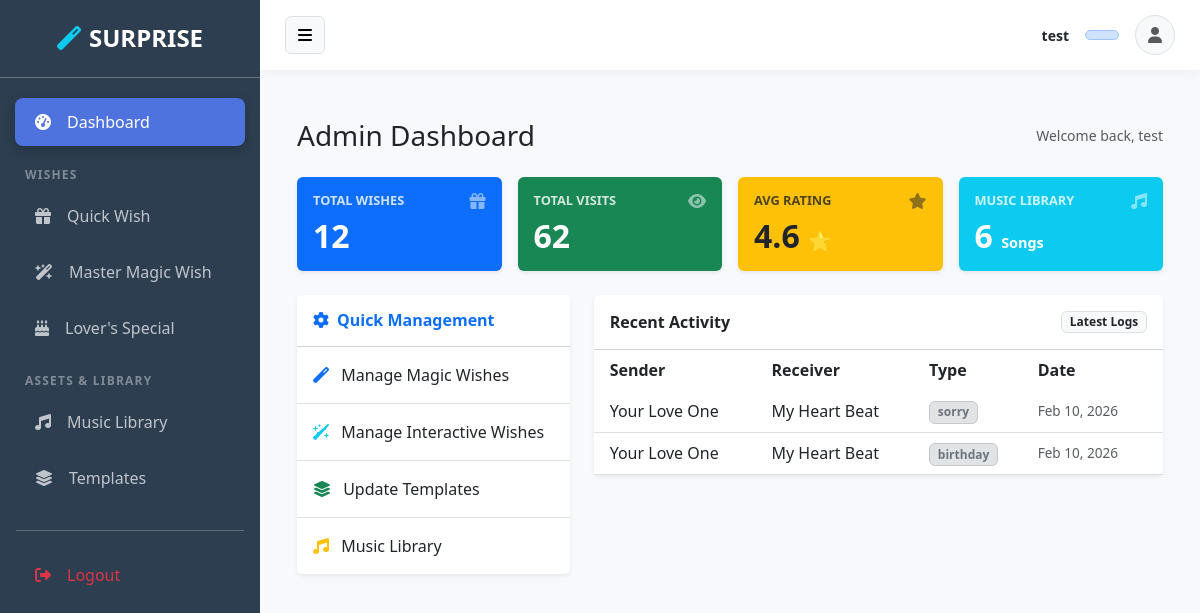
Page /dashboard/ (signed in) on the committed database.
### accounts/models.py (models this page shows, shortened)
class CustomUser(AbstractUser):
    profile_picture = models.ImageField(upload_to='profile_pics/', null=True, blank=True)

### magic_wish/models.py (models this page shows, shortened)
class Wish(models.Model):
    id = models.UUIDField(primary_key=True, default=uuid.uuid4, editable=False)
    slug = models.SlugField(max_length=255, unique=True, blank=True, null=True, db_index=True)
    wish_type = models.CharField(max_length=50, default='birthday')
    template_name = models.CharField(max_length=50, default='heart_shape')
    sender_name = models.CharField(max_length=100)
    receiver_name = models.CharField(max_length=100)
    message = models.TextField()
    meta_title = models.CharField(max_length=255, blank=True, null=True)
    meta_description = models.TextField(max_length=200, blank=True, null=True)
    selected_music = models.ForeignKey(MusicLibrary, on_delete=models.SET_NULL, null=True, blank=True)
    custom_music = models.FileField(upload_to='custom_music/', null=True, blank=True)
    created_at = models.DateTimeField(auto_now_add=True)
    class Meta:
        ordering = ['-created_at']

### accounts/views.py (the view)
# urls.py: path('dashboard/', views.admin_dashboard, name='admin_dashboard'),
@staff_member_required
def admin_dashboard(request):
    total_standard_wishes = Wish.objects.count()
    total_birthday_wishes = BirthdayWish.objects.count()
    total_interactive_wishes = InteractiveWish.objects.count()
    visitor_stats, _ = VisitorCount.objects.get_or_create(id=1)
    avg_rating = Rating.objects.aggregate(Avg('score'))['score__avg'] or 0
    total_templates = CelebrationTemplate.objects.count()
    total_songs = MusicLibrary.objects.count()
    recent_wishes = Wish.objects.all().order_by('-created_at')[:5]
    context = {
        'total_wishes': total_standard_wishes + total_birthday_wishes + total_interactive_wishes,
        'standard_count': total_standard_wishes,
        'interactive_count': total_interactive_wishes,
        'visitors': visitor_stats.total_visits,
        'rating': round(avg_rating, 1),
        'template_count': total_templates,
        'music_count': total_songs,
        'recent_wishes': recent_wishes,
    }
    return render(request, 'backend/admin_custom/dashboard.html', context)

### wish_generator/context_processors.py (called while the page is built)
def common_types(request):
    return {
        'types': [
            'Birthday', 'Anniversary', 'Love', 'Sorry',
            'Friendship', 'Good Luck', 'Graduation', 'Thank You',
            'New Year', 'Miss You', 'Proposal', 'Festival'
        ]
    }

### templates/backend/admin_custom/dashboard.html (shortened to what this page needs)
{% extends "backend/base.html" %}
{% block content %}
<div class="container-fluid py-4">
    <div class="d-flex align-items-center justify-content-between mb-4">
        <h2 class="h3 mb-0 text-gray-800">Admin Dashboard</h2>
        <span class="text-muted small d-none d-md-inline">Welcome back, {{ request.user.username }}</span>
    </div>
    <div class="row g-3 mb-4">
        <div class="col-12 col-sm-6 col-xl-3">
            <div class="card bg-primary text-white shadow-sm border-0 h-100">
                <div class="card-body d-flex flex-column justify-content-center">
                    <div class="d-flex align-items-center justify-content-between mb-2">
                        <h6 class="text-uppercase fw-bold mb-0" style="font-size: 0.8rem; opacity: 0.8;">Total Wishes</h6>
                        <i class="fas fa-gift opacity-50"></i>
                    </div>
                    <h2 class="fw-bold mb-0">{{ total_wishes }}</h2>
                </div>
            </div>
        </div>
        <div class="col-12 col-sm-6 col-xl-3">
            <div class="card bg-success text-white shadow-sm border-0 h-100">
                <div class="card-body d-flex flex-column justify-content-center">
                    <div class="d-flex align-items-center justify-content-between mb-2">
                        <h6 class="text-uppercase fw-bold mb-0" style="font-size: 0.8rem; opacity: 0.8;">Total Visits</h6>
                        <i class="fas fa-eye opacity-50"></i>
                    </div>
                    <h2 class="fw-bold mb-0">{{ visitors }}</h2>
                </div>
            </div>
        </div>
        <div class="col-12 col-sm-6 col-xl-3">
            <div class="card bg-warning text-dark shadow-sm border-0 h-100">
                <div class="card-body d-flex flex-column justify-content-center">
                    <div class="d-flex align-items-center justify-content-between mb-2">
                        <h6 class="text-uppercase fw-bold mb-0" style="font-size: 0.8rem; opacity: 0.8;">Avg Rating</h6>
                        <i class="fas fa-star opacity-50"></i>
                    </div>
                    <h2 class="fw-bold mb-0">{{ rating }} <span style="font-size: 1.2rem;">⭐</span></h2>
                </div>
            </div>
        </div>
        <div class="col-12 col-sm-6 col-xl-3">
            <div class="card bg-info text-white shadow-sm border-0 h-100">
                <div class="card-body d-flex flex-column justify-content-center">
                    <div class="d-flex align-items-center justify-content-between mb-2">
                        <h6 class="text-uppercase fw-bold mb-0" style="font-size: 0.8rem; opacity: 0.8;">Music Library</h6>
                        <i class="fas fa-music opacity-50"></i>
                    </div>
                    <h2 class="fw-bold mb-0">{{ music_count }} <small style="font-size: 0.9rem;">Songs</small></h2>
                </div>
            </div>
        </div>
    </div>
    <div class="row g-4">
        <div class="col-12 col-lg-4">
            <div class="card shadow-sm border-0 mb-4">
                <div class="card-header bg-white py-3">
                    <h6 class="m-0 fw-bold text-primary"><i class="fas fa-cog me-2"></i>Quick Management</h6>
                </div>
                <div class="list-group list-group-flush">
                    <a href="{% url 'admin_wish_list' %}" class="list-group-item list-group-item-action py-3">
                        <i class="fas fa-magic me-2 text-primary"></i> Manage Magic Wishes
                    </a>
                    <a href="{% url 'admin_interactive_list' %}" class="list-group-item list-group-item-action py-3">
                        <i class="fas fa-wand-sparkles me-2 text-info"></i> Manage Interactive Wishes
                    </a>
                    <a href="{% url 'admin_template_list' %}" class="list-group-item list-group-item-action py-3">
                        <i class="fas fa-layer-group me-2 text-success"></i> Update Templates
                    </a>
                    <a href="{% url 'admin_music_list' %}" class="list-group-item list-group-item-action py-3">
                        <i class="fas fa-music me-2 text-warning"></i> Music Library
                    </a>
                </div>
            </div>
        </div>
        <div class="col-12 col-lg-8">
            <div class="card shadow-sm border-0">
                <div class="card-header bg-white py-3 d-flex align-items-center justify-content-between">
                    <h6 class="m-0 fw-bold text-dark">Recent Activity</h6>
                    <span class="badge bg-light text-dark border">Latest Logs</span>
                </div>
                <div class="card-body p-0">
                    <div class="table-responsive">
                        <table class="table table-hover align-middle mb-0">
                            <thead class="bg-light text-secondary">
                                <tr>
                                    <th class="border-0 ps-3">Sender</th>
                                    <th class="border-0">Receiver</th>
                                    <th class="border-0">Type</th>
                                    <th class="border-0 pe-3">Date</th>
                                </tr>
                            </thead>
                            <tbody>
                                {% for wish in recent_wishes %}
                                <tr>
                                    <td class="ps-3 fw-medium">{{ wish.sender_name }}</td>
                                    <td>{{ wish.receiver_name }}</td>
                                    <td>
                                        <span class="badge bg-secondary-subtle text-secondary border border-secondary-subtle">
                                            {{ wish.wish_type }}
                                        </span>
                                    </td>
                                    <td class="pe-3 text-muted" style="font-size: 0.85rem;">
                                        {{ wish.created_at|date:"M d, Y" }}
                                    </td>
                                </tr>
                                {% endfor %}
                            </tbody>
                        </table>
                    </div>
                </div>
            </div>
        </div>
    </div>
</div>
{% endblock %}

### templates/backend/base.html (shortened to what this page needs)
<!DOCTYPE html>
<html lang="en">
<head>
    <link href="https://cdn.jsdelivr.net/npm/bootstrap@5.3.0/dist/css/bootstrap.min.css" rel="stylesheet">
    <link rel="stylesheet" href="https://cdnjs.cloudflare.com/ajax/libs/font-awesome/6.4.0/css/all.min.css">
</head>
<body>
<div class="d-flex">
    <nav id="sidebar">
        <div class="p-4 text-center border-bottom border-secondary mb-3">
            <h4 class="fw-bold m-0"><i class="fas fa-magic me-2 text-info"></i>SURPRISE</h4>
        </div>
        <div class="nav flex-column mb-4">
            <a href="{% url 'admin_dashboard' %}" class="nav-link {% if request.resolver_match.url_name == 'admin_dashboard' %}active{% endif %}">
                <i class="fas fa-tachometer-alt me-3"></i> Dashboard
            </a>
            <div class="mt-3 mb-1 section-label text-uppercase fw-bold">Wishes</div>
            <a href="{% url 'admin_wish_list' %}" class="nav-link {% if request.resolver_match.view_name == 'admin_wish_list' %}active{% endif %}">
                <i class="fas fa-gift me-3"></i> Quick Wish
            </a>
            <a href="{% url 'admin_interactive_list' %}" class="nav-link {% if request.resolver_match.url_name == 'admin_interactive_list' %}active{% endif %}">
                <i class="fas fa-wand-magic-sparkles me-3"></i> Master Magic Wish
            </a>
            <a href="{% url 'birthday:admin_wish_list' %}" class="nav-link {% if request.resolver_match.view_name == 'birthday:admin_wish_list' %}active{% endif %}">
                <i class="fas fa-birthday-cake me-3"></i> Lover's Special
            </a>
            <div class="mt-3 mb-1 section-label text-uppercase fw-bold">Assets & Library</div>
            <a href="{% url 'admin_music_list' %}" class="nav-link {% if request.resolver_match.url_name == 'admin_music_list' %}active{% endif %}">
                <i class="fas fa-music me-3"></i> Music Library
            </a>
            <a href="{% url 'admin_template_list' %}" class="nav-link {% if request.resolver_match.url_name == 'admin_template_list' %}active{% endif %}">
                <i class="fas fa-layer-group me-3"></i> Templates
            </a>
            <hr class="bg-secondary mx-3 mt-4">
            <a href="{% url 'admin_logout' %}" class="nav-link text-danger">
                <i class="fas fa-sign-out-alt me-3"></i> Logout
            </a>
        </div>
    </nav>
    <div id="content">
        <div class="top-navbar">
            <div class="d-flex align-items-center">
                <button class="btn btn-light border me-3" id="sidebarToggle">
                    <i class="fas fa-bars"></i>
                </button>
            </div>
            <div class="d-flex align-items-center">
                <div class="text-end me-3 user-info-text">
                    <p class="m-0 small fw-bold text-dark">{{ request.user.username }}</p>
                </div>
                <span class="badge bg-primary-subtle text-primary me-3 border border-primary-subtle px-3 d-none d-sm-inline-block">
                </span>
                {% if request.user.profile_picture %}
                    <img src="{{ request.user.profile_picture.url }}" class="rounded-circle border" width="40" height="40" style="object-fit: cover;">
                {% else %}
                    <div class="bg-light rounded-circle d-flex align-items-center justify-content-center border" style="width: 40px; height: 40px;">
                        <i class="fas fa-user text-muted"></i>
                    </div>
                {% endif %}
            </div>
        </div>
        <div class="main-container">
            {% block content %}
            {% endblock %}
        </div>
    </div>
</div>
</body>
</html>

### templates/backend/base.html (style rules this page uses)
:root { --sidebar-width: 260px; --top-nav-height: 70px; --primary-color: #4e73df; --dark-bg: #2c3e50; }
body { background-color: #f8f9fc; overflow-x: hidden; font-family: 'Segoe UI', Tahoma, Geneva, Verdana, sans-serif; }
#sidebar { width: var(--sidebar-width); height: 100vh; position: fixed; left: 0; top: 0; background: var(--dark-bg); color: white; transition: all 0.3s cubic-bezier(0.4, 0, 0.2, 1); z-index: 1050; }
#sidebar .nav-link { color: rgba(255,255,255,0.7); padding: 12px 20px; margin: 4px 15px; border-radius: 8px; transition: all 0.2s; display: flex; align-items: center; text-decoration: none; }
#sidebar .nav-link.active { color: white; background: var(--primary-color); box-shadow: 0 4px 12px rgba(0,0,0,0.2); }
#content { margin-left: var(--sidebar-width); width: calc(100% - var(--sidebar-width)); min-height: 100vh; transition: all 0.3s ease; }
.top-navbar { height: var(--top-nav-height); background: white; box-shadow: 0 2px 10px rgba(0,0,0,0.05); display: flex; align-items: center; padding: 0 25px; justify-content: space-between; position: sticky; top: 0; z-index: 999; }
.main-container { padding: 25px; }
.section-label { font-size: 0.75rem; letter-spacing: 1.2px; color: rgba(255,255,255,0.4); padding-left: 25px; }

### rows in the picture
CustomUser: user.username "test"
Wish: sender_name "Your Love One", receiver_name "My Heart Beat", wish_type "sorry", created_at "Feb 10, 2026"
Wish: sender_name "Your Love One", receiver_name "My Heart Beat", wish_type "birthday", created_at "Feb 10, 2026"

### other values in the picture
{{ total_wishes }} "12"
{{ visitors }} "62"
{{ rating }} "4.6"
{{ music_count }} "6"
